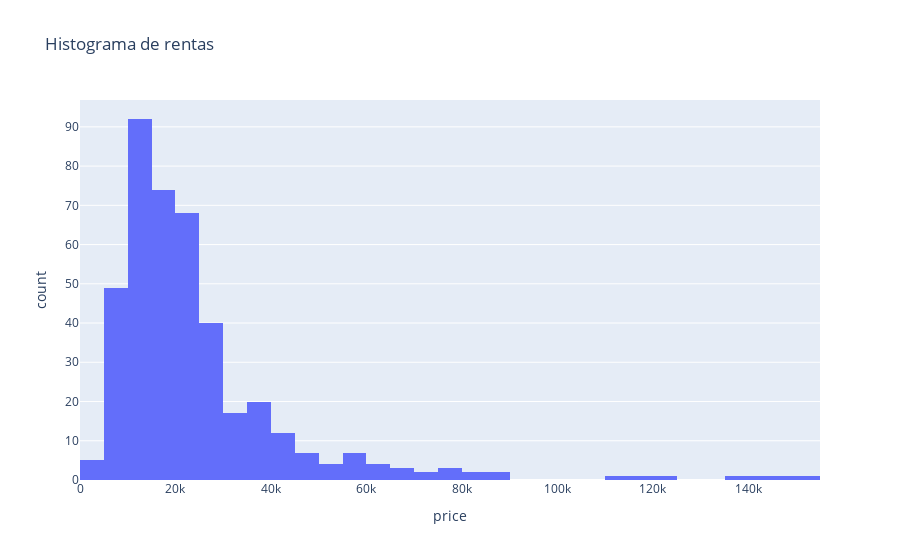

Here is the notebook cell this chart was saved with:
### Code cell
fig = px.histogram(df, x="price", nbins=30, title="Histograma de rentas")
fig.show()

### Figure 1 — Plotly figure (JSON) as saved in the notebook; plotly's stock layout.template omitted (floating-point values rounded to 4 significant figures; data arrays with more than 128 entries replaced by an {"elided": "..."} marker saying what was removed)
{"data": [{"bingroup": "x", "hovertemplate": "price=%{x}<br>count=%{y}<extra></extra>", "legendgroup": "", "marker": {"color": "#636efa", "pattern": {"shape": ""}}, "name": "", "nbinsx": 30, "orientation": "v", "showlegend": false, "type": "histogram", "x": {"elided": "418 float values"}, "xaxis": "x", "yaxis": "y"}], "layout": {"barmode": "relative", "legend": {"tracegroupgap": 0}, "title": {"text": "Histograma de rentas"}, "xaxis": {"anchor": "y", "domain": [0, 1], "title": {"text": "price"}}, "yaxis": {"anchor": "x", "domain": [0, 1], "title": {"text": "count"}}}}
